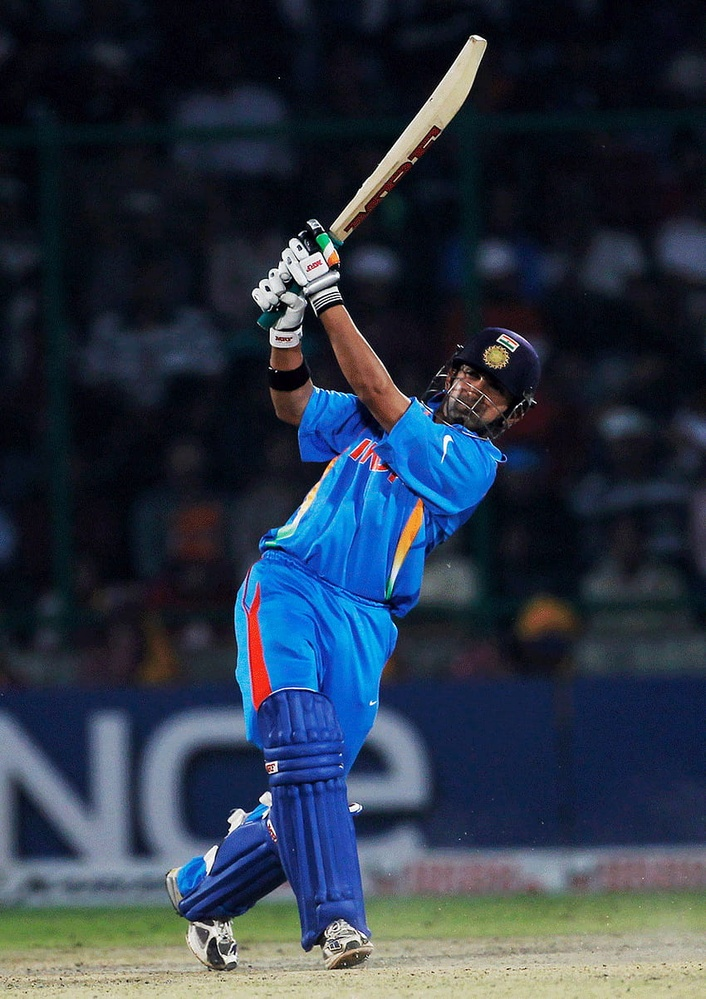
#> input picture data/cric.jpg, 706 x 999 px, shrunk from 850 x 1203 before the run, found by its file name
$ python edging.py
#> lines starting #> are read from the running program, lines starting #| are printed output that depends on the picture; after the words box and inside, x2 and y2 are one past the last pixel; in counts of white or black regions, pixels touching at a corner belong together
import cv2
import numpy as np

img_path = 'C:/Users/Srikar/PycharmProjects/opencv_basics/data/cric.jpg'
img = cv2.imread(img_path)
#> img is the input picture: shape (999, 706, 3); mean B, G, R 70, 54.6, 43.3

img_edge = cv2.Canny(img,150,220)
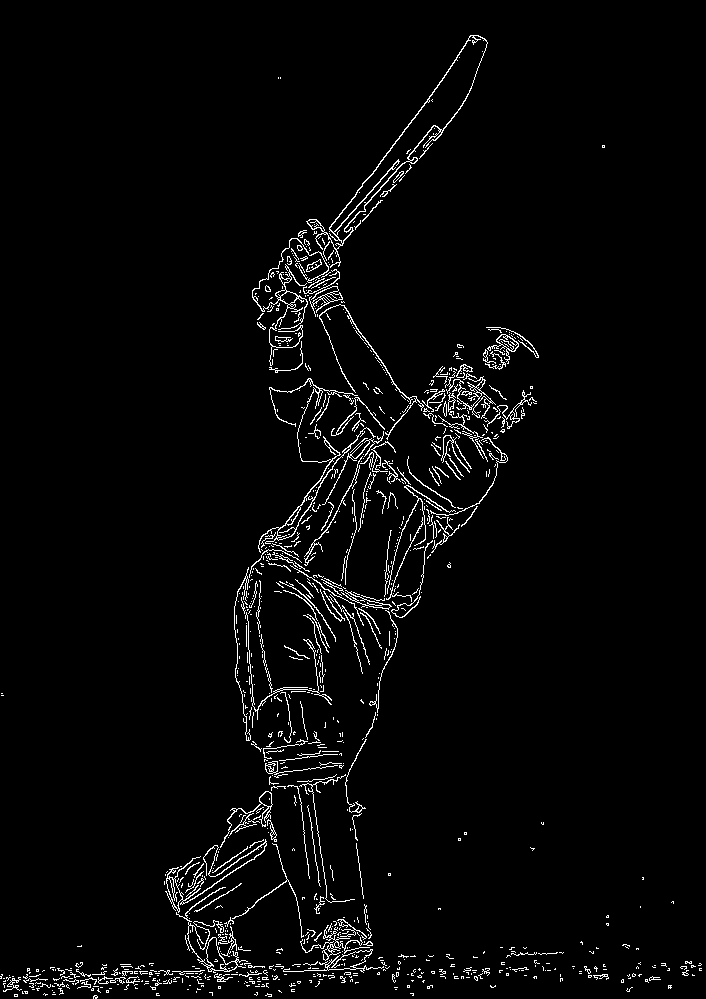
#> img_edge: shape (999, 706); 2.9% white in thin lines or dots
img_edge_d = cv2.dilate(img_edge,np.ones((4,4),dtype = np.int8))
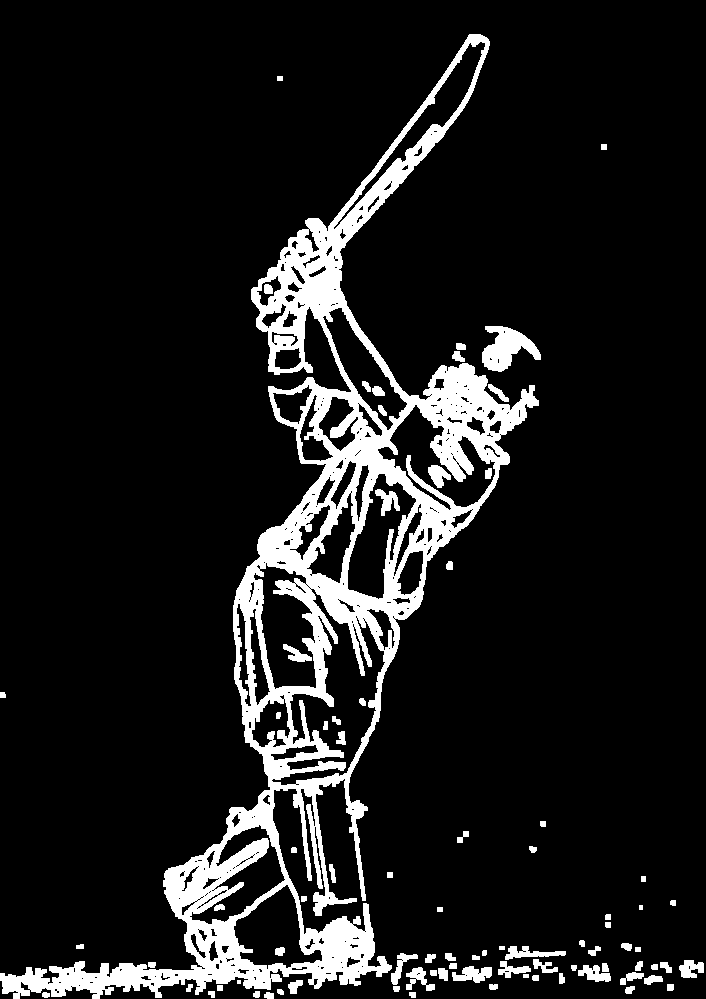
#> img_edge_d: shape (999, 706); 11% white; 83 white regions (1 under 20 px), largest, box (x1, y1, x2, y2) and area: (0, 34, 539, 999) 68824, (482, 326, 541, 372) 1486, (452, 966, 492, 983) 432
img_edge_e = cv2.erode(img_edge_d,np.ones((2,2),dtype = np.int8))
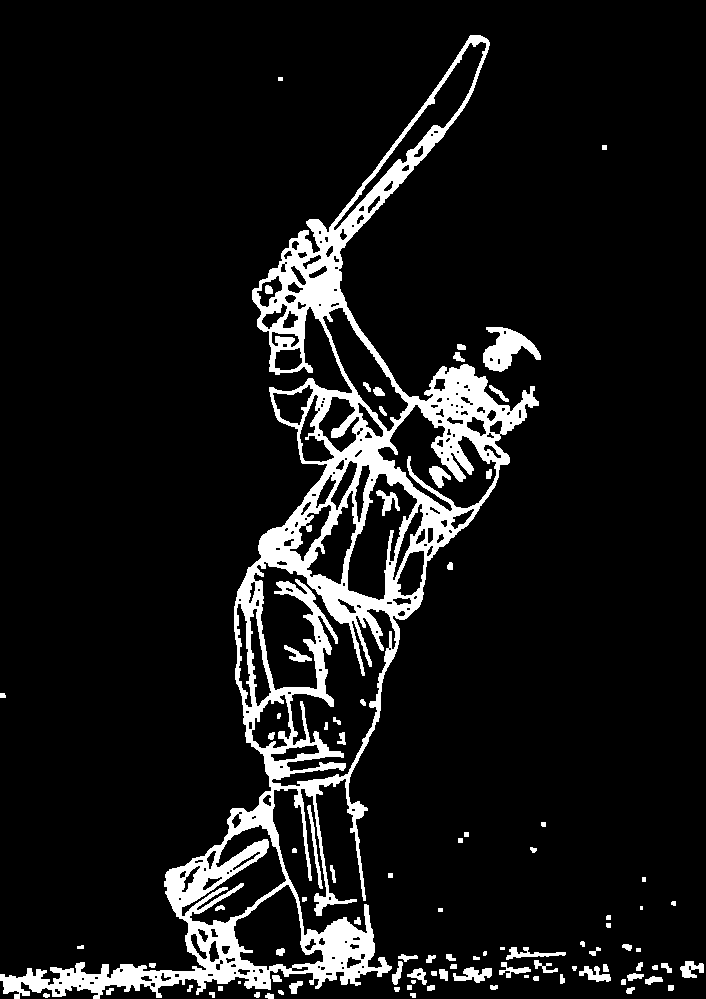
#> img_edge_e: shape (999, 706); 9.3% white; 94 white regions (6 under 20 px), largest, box (x1, y1, x2, y2) and area: (0, 35, 539, 999) 58061, (483, 327, 541, 372) 1337, (453, 967, 492, 983) 352

# cv2.imshow('img',img)
cv2.imshow('img_edge',img_edge)
cv2.imshow('img_edge_d',img_edge_d)
cv2.imshow('img_edge_e',img_edge_e)


cv2.waitKey(0)

$ run again, with data/bird.jpg copied over data/cric.jpg
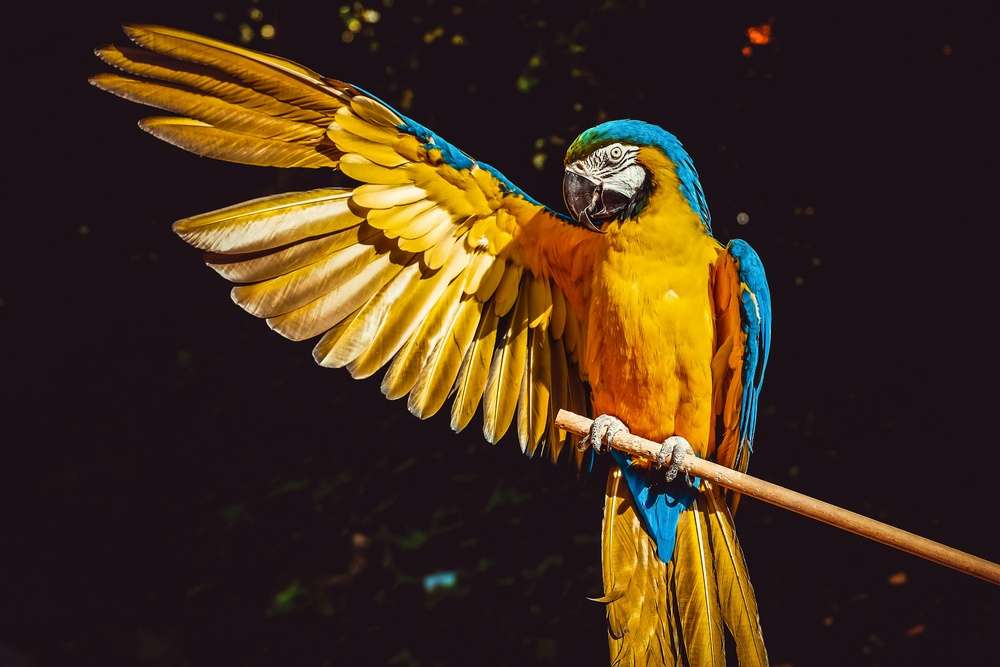
#> input picture data/bird.jpg, 1000 x 667 px, shrunk from 4896 x 3264 before the run, found by its file name
#> img is the input picture: shape (667, 1000, 3); mean B, G, R 27.3, 47.3, 67.9
#> `img_edge = cv2.Canny(img,150,220)`:
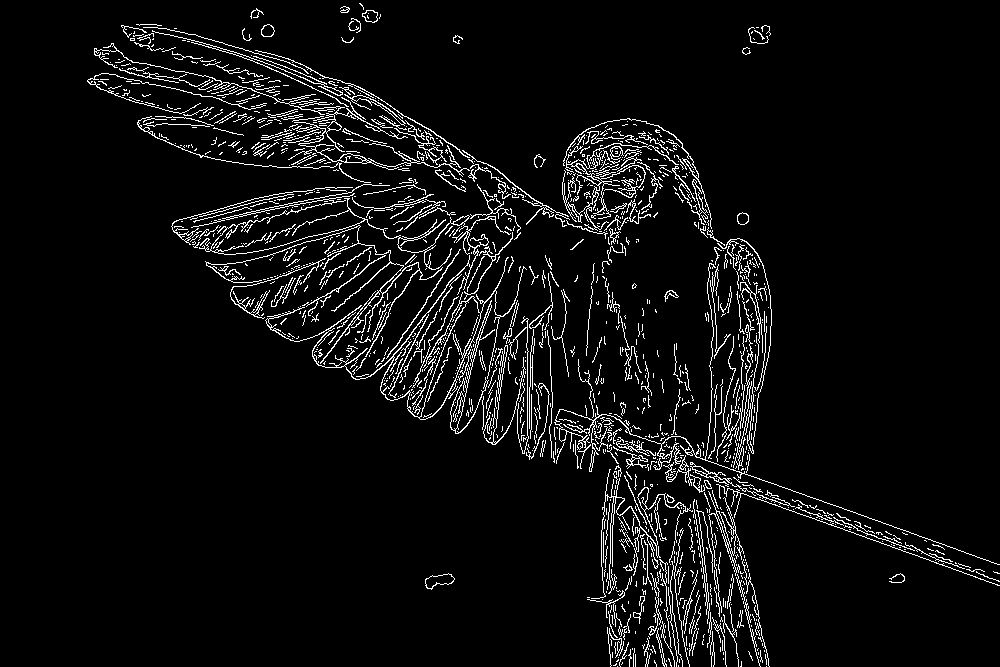
#> img_edge: shape (667, 1000); 5.4% white in thin lines or dots
#> img_edge_d: shape (667, 1000); 19.9% white; 43 white regions (1 under 20 px), largest, box (x1, y1, x2, y2) and area: (86, 23, 1000, 667) 127303, (672, 342, 693, 393) 480, (585, 262, 600, 358) 466
#> `img_edge_e = cv2.erode(img_edge_d,np.ones((2,2),dtype = np.int8))`:
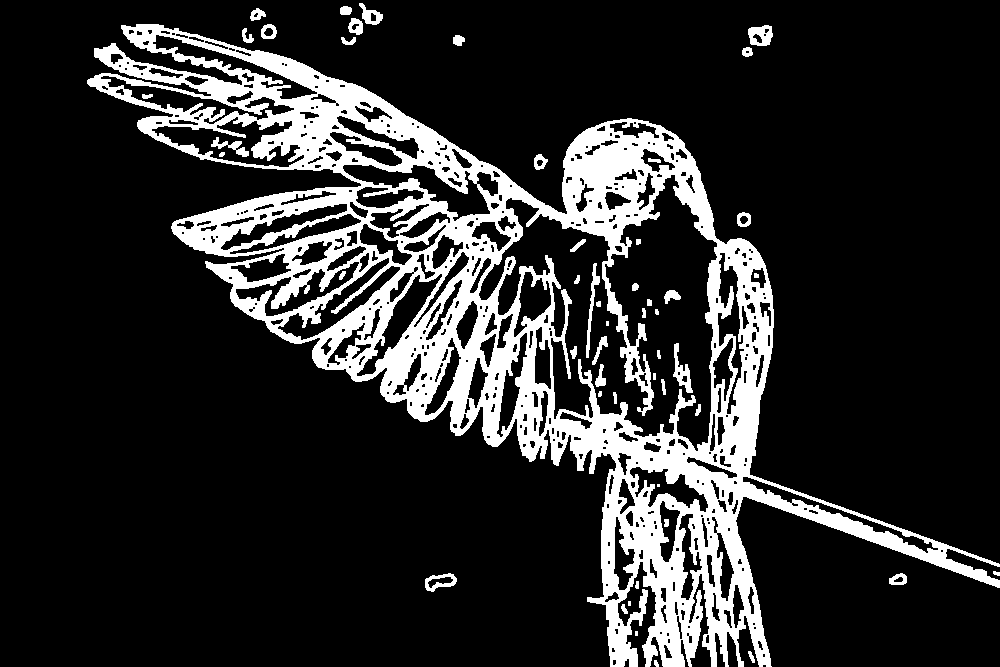
#> img_edge_e: shape (667, 1000); 17.2% white; 51 white regions (4 under 20 px), largest, box (x1, y1, x2, y2) and area: (87, 24, 1000, 667) 110451, (673, 343, 693, 393) 381, (748, 25, 773, 46) 367

$ run again, with data/birdd.jpg copied over data/cric.jpg
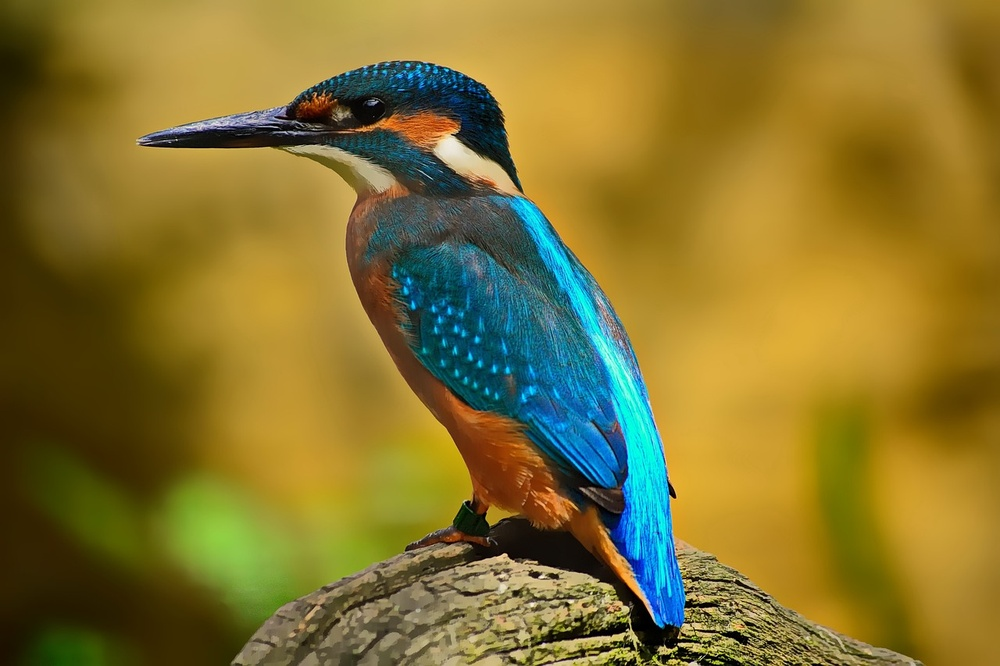
#> input picture data/birdd.jpg, 1000 x 666 px, shrunk from 1280 x 853 before the run, found by its file name
#> img is the input picture: shape (666, 1000, 3); mean B, G, R 46.6, 115.8, 132.8
#> `img_edge = cv2.Canny(img,150,220)`:
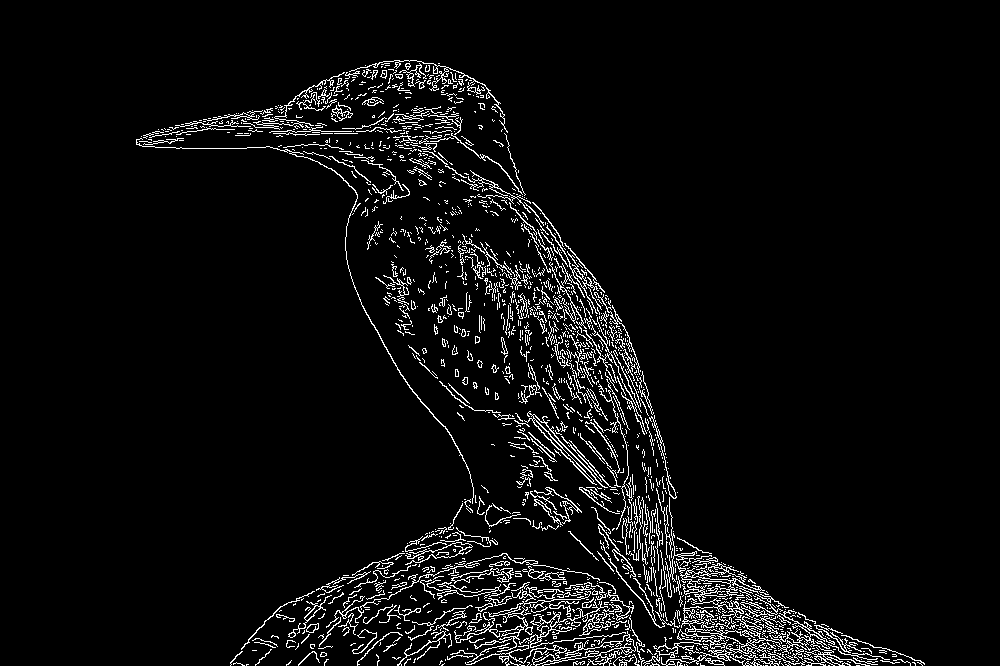
#> img_edge: shape (666, 1000); 4.9% white in thin lines or dots, all inside (x1, y1, x2, y2) = (136, 60, 925, 666)
#> img_edge_d: shape (666, 1000); 17.1% white; 51 white regions, largest, box (x1, y1, x2, y2) and area: (135, 59, 927, 666) 106188, (374, 260, 420, 338) 1609, (427, 291, 474, 337) 847
#> `img_edge_e = cv2.erode(img_edge_d,np.ones((2,2),dtype = np.int8))`:
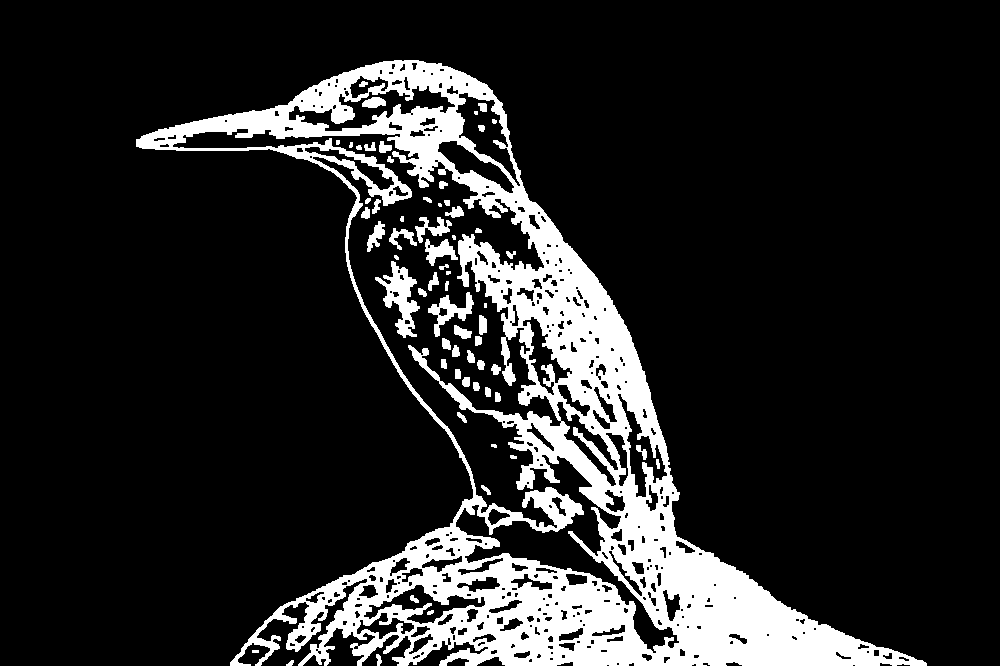
#> img_edge_e: shape (666, 1000); 15.1% white; 63 white regions (7 under 20 px), largest, box (x1, y1, x2, y2) and area: (136, 60, 927, 666) 94285, (375, 261, 420, 338) 1378, (428, 292, 474, 337) 709
